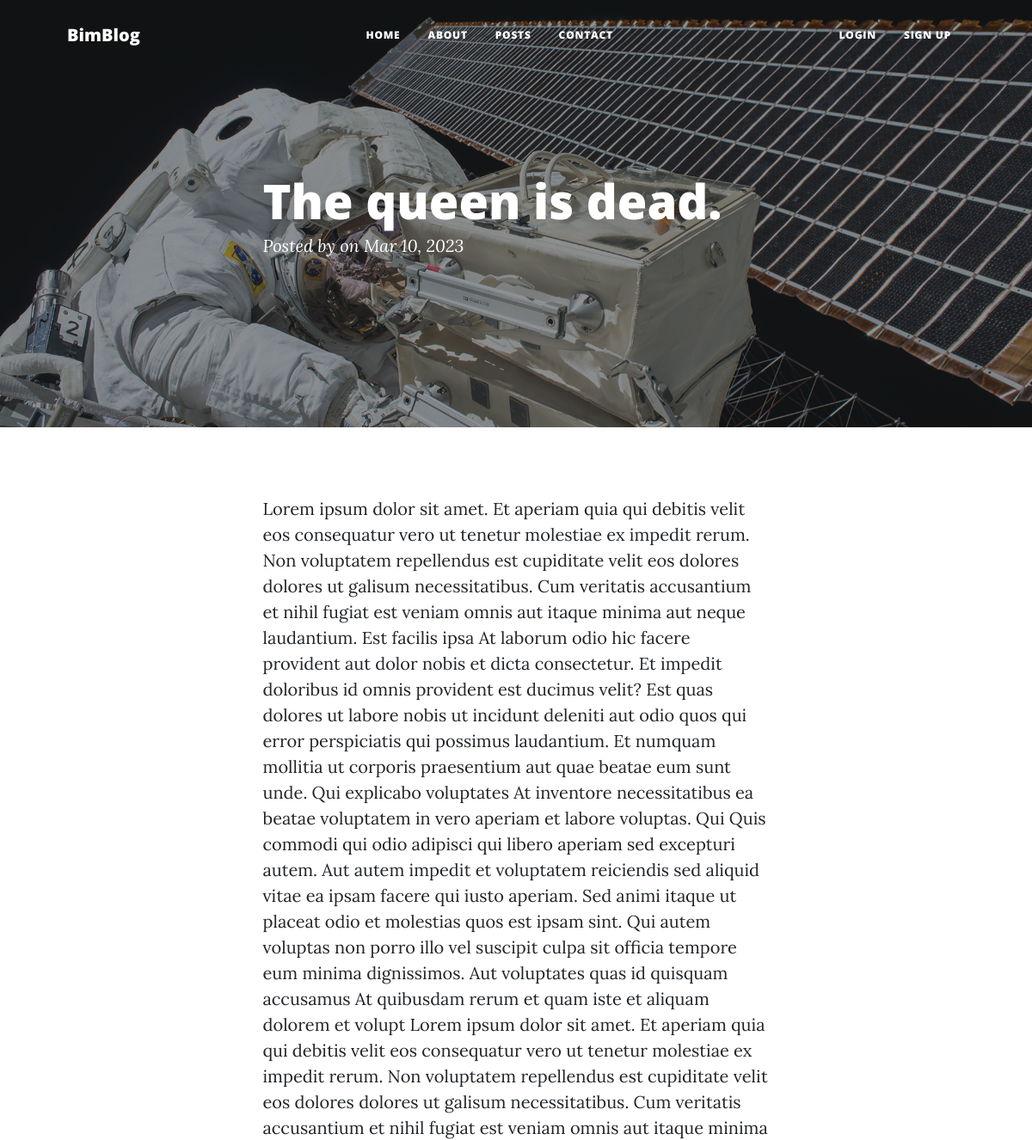
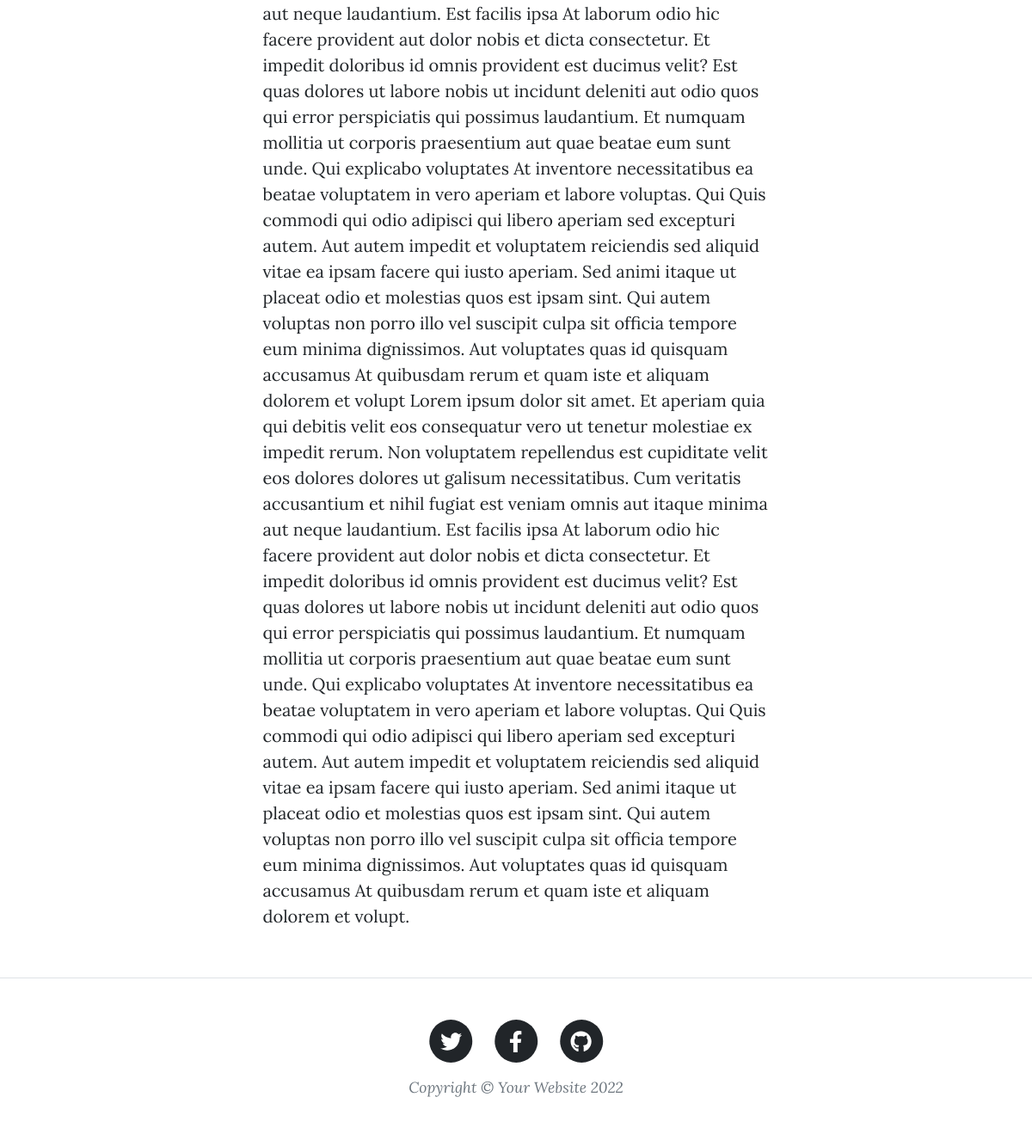
The app's page /article/1/ with its own data (2 pictures, top to bottom).
### blog/models.py (models this page shows, shortened)
class Post(models.Model):
    title = models.CharField(max_length=255)
    title_tag = models.CharField(max_length=255)
    author =  models.ForeignKey(User, on_delete=models.CASCADE)
    body = models.TextField()
    created = models.DateTimeField(auto_now_add=True)
    updated = models.DateTimeField(auto_now=True)
    published_date = models.DateTimeField(blank=True, null=True)
    class Meta:
        ordering = ['-published_date']

### blog/views.py (the view)
# urls.py: path('article/<int:pk>/', views.ArticleDetailView.as_view(), name='article-detail'),
class ArticleDetailView(DetailView):
    model = Post
    template_name = 'blog/article_details.html'

### blog/templates/blog/article_details.html (shortened to what this page needs)
{% extends 'blog/base.html' %}
{%load static%}
{% block content %}
        <header class="masthead" style="background-image: url('assets/img/post-bg.jpg')">
            <div class="container position-relative px-4 px-lg-5">
                <div class="row gx-4 gx-lg-5 justify-content-center">
                    <div class="col-md-10 col-lg-8 col-xl-7">
                        <div class="post-heading">
                            <h1>{{post.title}}</h1>
                            <span class="meta">
                                Posted by
                                on {{post.created|date:'M d, Y'}}
                            </span>
                        </div>
                    </div>
                </div>
            </div>
        </header>
        <article class="mb-4">
            <div class="container px-4 px-lg-5">
                <div class="row gx-4 gx-lg-5 justify-content-center">
                    <div class="col-md-10 col-lg-8 col-xl-7">
                       <p>{{post.body}}</p>
                    </div>
                </div>
            </div>
        </article>
        {% endblock %}

### records on screen
Post: title "The queen is dead.", created "Mar 10, 2023", body "Lorem ipsum dolor sit amet. Et aperiam quia qui debitis velit eos consequatur vero ut tenetur molestiae ex impedit rerum. Non voluptatem repellendus est cupiditate velit eos dolores dolores ut galisum necessitatibus. Cum veritatis accusantium et nihil fugiat est veniam omnis aut itaque minima aut neque laudantium. Est facilis ipsa At laborum odio hic facere provident aut dolor nobis et dicta consectetur. Et impedit doloribus id omnis provident est ducimus velit? Est quas dolores ut labore nobis ut incidunt deleniti aut odio quos qui error perspiciatis qui possimus laudantium. Et numquam mollitia ut corporis praesentium aut quae beatae eum sunt unde. Qui explicabo voluptates At inventore…"
